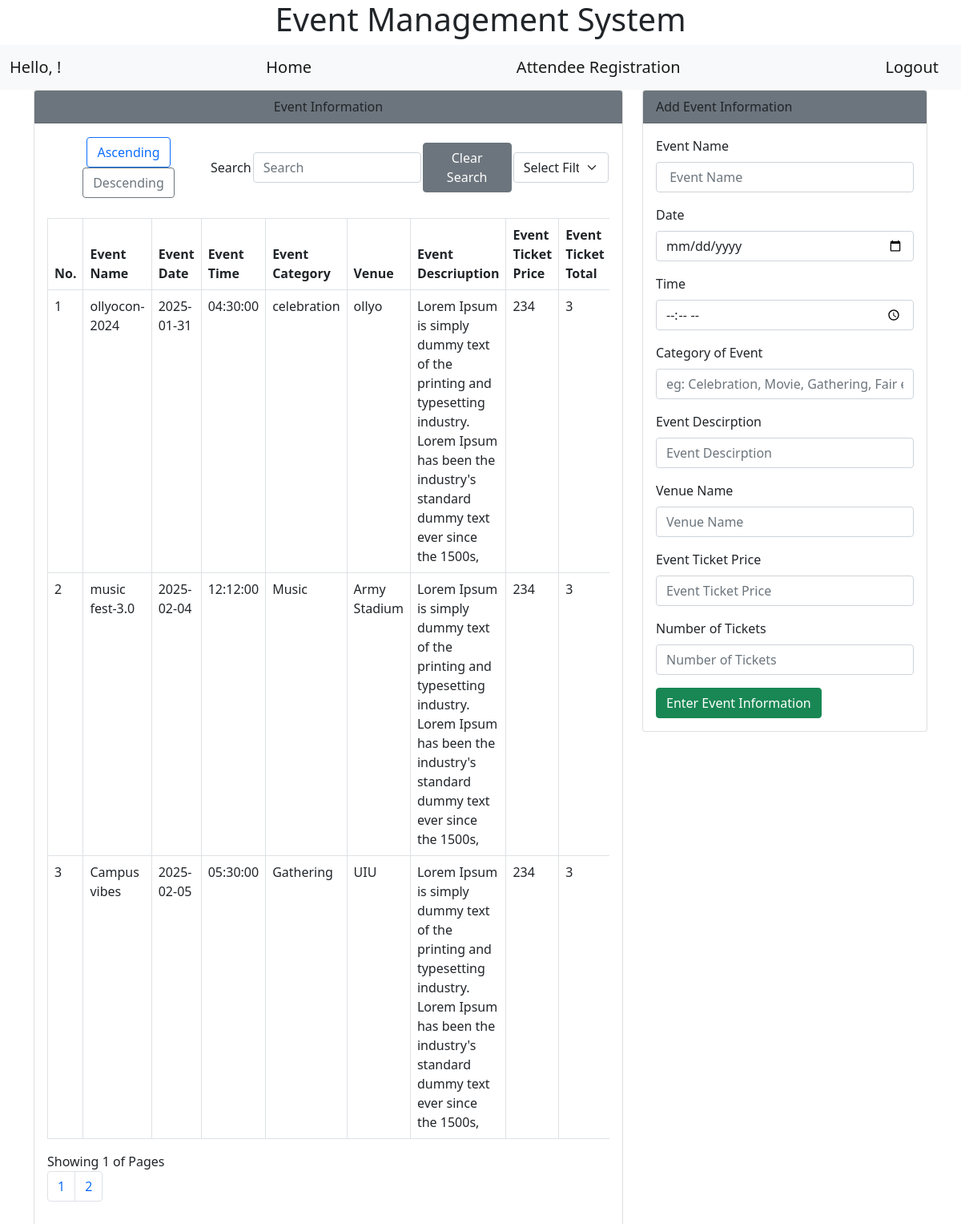
/event.php, run on the app's committed database.
### tables this page shows
CREATE TABLE `events` (
  `id` int(10) NOT NULL,
  `event_name` varchar(100) NOT NULL,
  `event_date` date NOT NULL,
  `event_time` time NOT NULL,
  `event_category` varchar(100) NOT NULL,
  `event_decription` text NOT NULL,
  `venue_name` text NOT NULL,
  `event_ticket_price` double NOT NULL,
  `event_ticket_total` int(11) NOT NULL,
  `event_ticket_sold` int(11) NOT NULL
);

### event.php (the view, shortened to what this page needs)
<?php
include('header.php');
include('db_conn.php');
?>
<div class="row">
    <div class="col-8">
        <div class="card text-dark">
            <div class="card-header bg-secondary text-center">Event Information</div>
            <div class="card-body">
                <div class="table-responsive">
                    <table align="center" >
                        <tbody>
                            <td>
                                <form action="event.php" method="POST" align="center">
                                    <input type="submit" class="btn btn-outline-primary" name="ascending" value="Ascending">
                                    <input type="submit" class="btn btn-outline-secondary" name="descending" value="Descending">
                                </form>
                            </td>
                            <td>
                                <label>Search</label>
                            </td>
                            <td>
                                <input class="form-control mr-2" type="search" placeholder="Search" aria-label="Search" id="event_search">
                            </td>
                            <td>
                                <button type="button" class="btn btn-secondary" id="clear-search">Clear Search</button>
                            </td>
                            <td>
                                <div id="filters">
                                    <select name="fetchval" id="fetchval" class="form-select">
                                        <option value="" disabled selected>Select Filter</option>
                                    </select>
                                </div>
                            </td>
                        </tbody>
                    </table>
                    <table class="table table-bordered" id="searchresult">
                        <thead>
                            <tr>
                                <th scope="col">No.</th>
                                <th scope="col">Event Name</th>
                                <th scope="col">Event Date</th>
                                <th scope="col">Event Time</th>
                                <th scope="col">Event Category</th>
                                <th scope="col">Venue</th>
                                <th scope="col">Event Descriuption</th>
                                <th scope="col">Event Ticket Price</th>
                                <th scope="col">Event Ticket Total</th>
                            </tr>
                        </thead>
                        <tbody>
                            <?php
                            if (isset($_POST['ascending'])) {
                                $count = 0;
                                $limit = 3;
                                $page = isset($_GET['page']) ? (int)$_GET['page'] : 1;
                                $offset = ($page - 1) * $limit;
                                if ($connect->connect_error) {
                                    die("Connection failed: " . $conn->connect_error);
                                }
                                $query = "SELECT * FROM events ORDER BY event_name ASC LIMIT {$offset},{$limit}";
                                if ($result = $connect->query($query)) {
                                    if ($result->num_rows > 0) {
                                        while ($row = $result->fetch_assoc()) {
                                            $count++;
                                            echo "<tr>";
                                            echo "<td>{$count}</td>";
                                            echo "<td>{$row['event_name']}</td>";
                                            echo "<td>{$row['event_date']}</td>";
                                            echo "<td>{$row['event_time']}</td>";
                                            echo "<td>{$row['event_category']}</td>";
                                            echo "<td>{$row['venue_name']}</td>";
                                            echo "<td>{$row['event_decription']}</td>";
                                            echo "<td>{$row['event_ticket_price']}</td>";
                                            echo "<td>{$row['event_ticket_total']}</td>";
                                            echo "<td>
                                                            <a href='edit_event.php?id=" . $row['id'] . "' class='btn btn-outline-warning' name='edit'>Edit</a>
                                                            <a href='delete_event.php?id=" . $row['id'] . "' name='delete' class='btn btn-outline-danger'>Delete</a>
                                                        </td>";
                                            echo "</tr>";
                                        }
                                    }
                                }
                            } else {
                                $count = 0;
                                $limit = 3;
                                $page = isset($_GET['page']) ? (int)$_GET['page'] : 1;
                                $offset = ($page - 1) * $limit;
                                $query = "SELECT * FROM events LIMIT {$offset},{$limit}";
                                if ($result = $connect->query($query)) {
                                    if ($result->num_rows > 0) {
                                        while ($row = $result->fetch_assoc()) {
                                            $count++;
                                            echo "<tr>";
                                            echo "<td>{$count}</td>";
                                            echo "<td>{$row['event_name']}</td>";
                                            echo "<td>{$row['event_date']}</td>";
                                            echo "<td>{$row['event_time']}</td>";
                                            echo "<td>{$row['event_category']}</td>";
                                            echo "<td>{$row['venue_name']}</td>";
                                            echo "<td>{$row['event_decription']}</td>";
                                            echo "<td>{$row['event_ticket_price']}</td>";
                                            echo "<td>{$row['event_ticket_total']}</td>";
                                            echo "</tr>";
                                        }
                                    }
                                }
                            }
                            ?>
                        </tbody>
                    </table>
                    <div class="page-info">
                        Showing <?= isset($_GET['page']) ? (int)$_GET['page'] : 1 ?> of Pages
                    </div>
                    <?php
                    $sql1 = "SELECT * FROM events";
                    $result1 = $connect->query($sql1);
                    if ($result1 && $result1->num_rows > 0) {
                        $total_records = $result1->num_rows;
                        $total_page = ceil($total_records / $limit);
                    ?>
                        <nav aria-label="Page navigation example">
                            <ul class="pagination">
                                <?php
                                for ($i = 1; $i <= $total_page; $i++) {
                                    echo '<li class="page-item"><a class="page-link" href="event.php?page=' . $i . '">' . $i . '</a></li>';
                                }
                                ?>
                            </ul>
                        <?php
                    }
                        ?>
                </div>
            </div>
        </div>
    </div>
    <div class="col-4">
        <div class="card text-black  mb-3" style="max-width: 40rem;">
            <div class="card-header bg-secondary">Add Event Information</div>
            <div class="card-body">
                <form action="event_manage_data.php" method="POST">
                    <div class="mb-3">
                        <label class="form-label">Event Name</label>
                        <input type="text" class="form-control" name="event_name" placeholder=" Event Name">
                    </div>
                    <div class="mb-3">
                        <label class="form-label">Date</label>
                        <input type="date" class="form-control" name="event_date" placeholder="Date">
                    </div>
                    <div class="mb-3">
                        <label class="form-label">Time</label>
                        <input type="time" class="form-control" name="event_time" placeholder="Time">
                    </div>
                    <div class="mb-3">
                        <label class="form-label">Category of Event</label>
                        <input type="text" class="form-control" name="event_category" placeholder="eg: Celebration, Movie, Gathering, Fair etc.">
                    </div>
                    <div class="mb-3">
                        <label class="form-label">Event Descirption</label>
                        <input type="text" class="form-control" name="event_description" placeholder="Event Descirption">
                    </div>
                    <div class="mb-3">
                        <label class="form-label">Venue Name</label>
                        <input type="text" class="form-control" name="event_venue" placeholder="Venue Name">
                    </div>
                    <div class="mb-3">
                        <label class="form-label">Event Ticket Price</label>
                        <input type="number" class="form-control" name="event_ticketprice" placeholder="Event Ticket Price">
                    </div>
                    <div class="mb-3">
                        <label class="form-label">Number of Tickets</label>
                        <input type="number" class="form-control" name="event_tickettotal" placeholder="Number of Tickets">
                    </div>
                    <button type="submit" class="btn btn-success" name="addevent" value="Add">Enter Event Information</button>
                </form>
            </div>
        </div>
    </div>
</div>
</div>
</body>
</html>

### data on the page
events: event_name "ollyocon-2024", event_date "2025-01-31", event_time "04:30:00", event_category "celebration", venue_name "ollyo", event_decription "Lorem Ipsum is simply dummy text of the printing and typesetting industry. Lorem Ipsum has been the industry's standard dummy text ever since the 1500s,", event_ticket_price "234", event_ticket_total "3"
events: event_name "music fest-3.0", event_date "2025-02-04", event_time "12:12:00", event_category "Music", venue_name "Army Stadium", event_decription "Lorem Ipsum is simply dummy text of the printing and typesetting industry. Lorem Ipsum has been the industry's standard dummy text ever since the 1500s,", event_ticket_price "234", event_ticket_total "3"
events: event_name "Campus vibes", event_date "2025-02-05", event_time "05:30:00", event_category "Gathering", venue_name "UIU", event_decription "Lorem Ipsum is simply dummy text of the printing and typesetting industry. Lorem Ipsum has been the industry's standard dummy text ever since the 1500s,", event_ticket_price "234", event_ticket_total "3"
